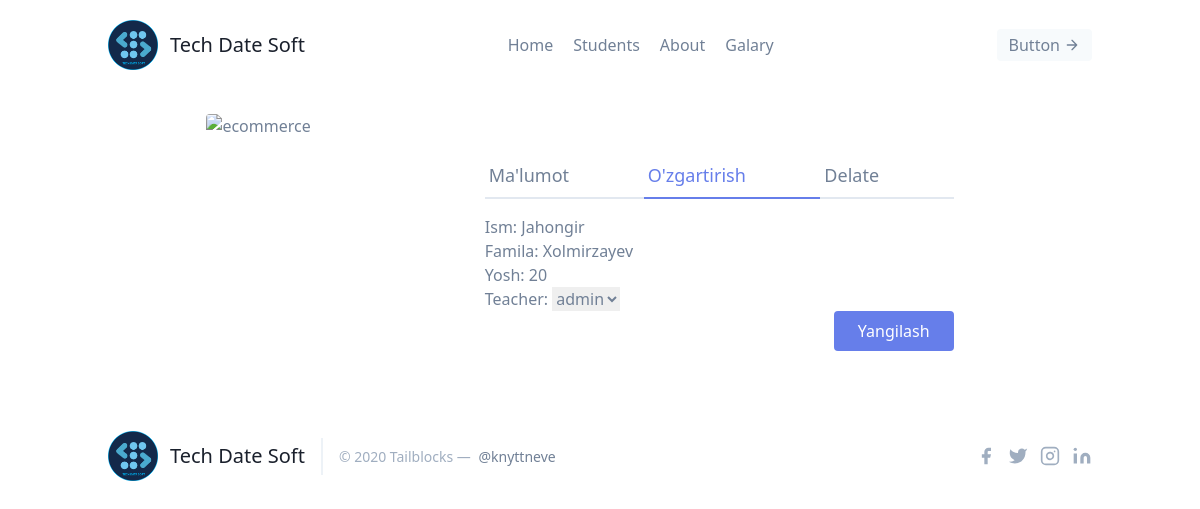
Page /leads/10/update on the committed database.
### students/models.py (models this page shows, shortened)
class Student(models.Model):
    ism = models.CharField(max_length=15)
    famila = models.CharField(max_length=15)
    yosh = models.IntegerField(default=0)
    teacher = models.ForeignKey("Teacher", on_delete=models.CASCADE)

### students/views.py (the view, shortened to what this page needs)
# urls.py: path('<int:pk>/update', StudentUpdateView.as_view(), name="student_update"),
class StudentUpdateView(UpdateView):
    template_name = "student/student_update.html"
    form_class = StudentModelForm
    queryset = models.Student.objects.all()

### students/forms.py
class StudentModelForm(forms.ModelForm):
    class Meta:
        model = Student
        fields = (
            "ism",
            "famila",
            "yosh",
            "teacher"
        )

### students/models.py (called while the page is built)
    def __str__(self):
            return str(self.user)

### students/templates/student/student_update.html (shortened to what this page needs)
{% extends 'main.html' %}
{% block content%}
<section class="text-gray-600 body-font overflow-hidden">
    <div class="container px-5 py-6 mx-auto">
        <div class="lg:w-4/5 mx-auto flex flex-wrap space-between">
            <img alt="ecommerce" class="lg:w-2/6 w-full lg:h-auto h-64 object-cover object-center rounded"
                src="https://source.unsplash.com/200x300/?man">
            <div class="lg:w-4/6 w-full lg:pr-10 lg:py-6 mb-6 pl-4 lg:mb-0">
                <div class="flex mb-4">
                    <a href="{% url 'leads:student_details' lead.pk %}"
                        class="flex-grow border-b-2 border-gray-300 py-2 text-lg px-1">
                        Ma'lumot</a>
                    <a href="{% url 'leads:student_update' lead.pk %}"
                        class="flex-grow  text-indigo-500 border-b-2 border-indigo-500 py-2 text-lg px-1">
                        O'zgartirish</a>
                    <a href="{% url 'leads:student_delete' lead.pk %}"
                        class="flex-grow border-b-2 border-gray-300 py-2 text-lg px-1">
                        Delate</a>
                </div>
                <form action="" method="post">
                    {{form.as_p}}
                    <button type="submit"
                        class="flex ml-auto text-white bg-indigo-500 border-0 py-2 px-6 focus:outline-none hover:bg-indigo-600 rounded">
                        Yangilash
                    </button>
                </form>
            </div>
        </div>
    </div>
</section>
{% endblock %}

### rows in the picture
Student: ism "Jahongir", famila "Xolmirzayev", yosh "20", teacher "admin"
